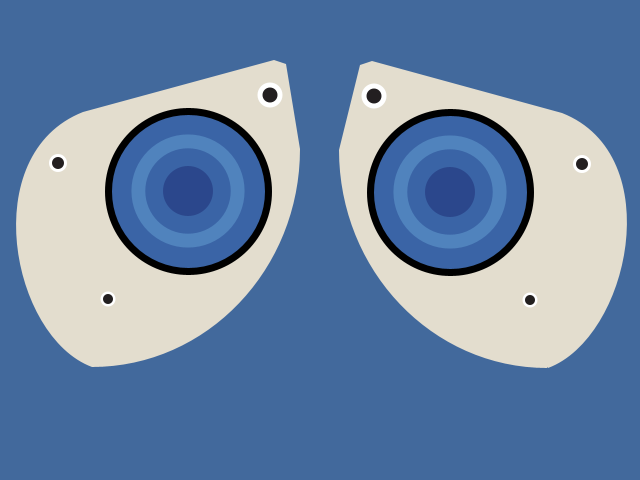
Frame 1 (no input)
Frame 60 (the mouse pressed at the canvas centre just before this capture): identical to frame 1, image omitted
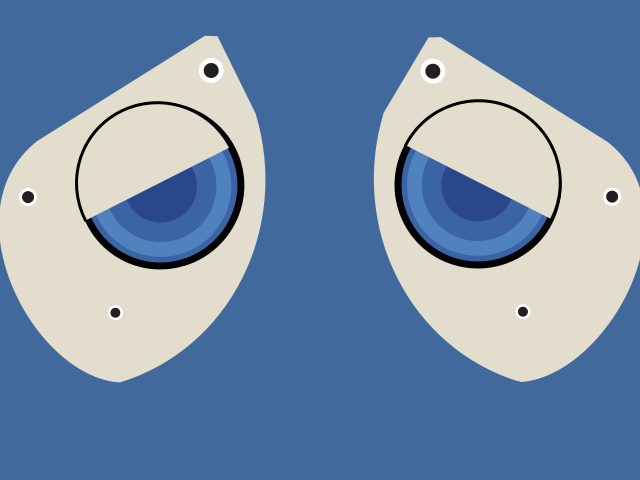
Frame 120 (the mouse held since frame 60 and released just before this capture)

The Processing sketch that drew these frames (run headless with seeded random() and noise(); from frame 60 on, the mouse is pressed at the canvas centre):

// Processing sketch: processing_7154
// ── processing_7154.pde

void setup()
{
  size(640,480);
  smooth();
}

//float clickCounter

void draw()
{
  background(66,105,156);

  //right eye shape
  pushMatrix();
  
  float angle = map(mouseY, 0, width, 0, radians(45));
  translate(487,282);
  rotate(angle);
  fill(227,221,206);
  noStroke();
  
  beginShape();
  vertex(-115,-221);
  vertex(-127,-217);
  vertex(-115,-221);
  vertex(75,-169);
  bezierVertex(182,-127, 142,56, 61,86);
  arc(60,-132, 416,436, radians(90),radians(180));
  vertex(-148,-132);
  vertex(-127,-217);
  endShape();
  
  //detail
  fill(255);
  ellipse(-113,-186, 25,25);
  fill(35,31,32);
  ellipse(-113,-186, 15,15);
  
  fill(255);
  ellipse(95,-118, 18,18);
  fill(35,31,32);
  ellipse(95,-118, 12,12);
  
  fill(255);
  ellipse(43,18, 15,15);
  fill(35,31,32);
  ellipse(43,18, 10,10);
   
    //right eye center
    stroke(0);
    strokeWeight(7);
    fill(58,100,166);
    ellipse(-37,-90, 160,160);
  
  //eye lenses
  strokeWeight(1);  
  float mx1 = constrain(mouseX, 120,100);
  float my1 = constrain(mouseY, 120,100);
  
  float ellipseX1 = dist(200,200, mx1,my1);
  float ellipseY1 = dist(200,200, mx1,my1);
  
  float ellipseX2 = dist(150,200, mx1,my1);
  float ellipseY2 = dist(150,200, mx1,my1);
  
  float ellipseX3 = dist(120,170, mx1,my1);
  float ellipseY3 = dist(120,170, mx1,my1);
  
  noStroke();
  fill(80,131,189); 
  ellipse(-37,-90, ellipseX1,ellipseY1);
  fill(58,100,166);
  ellipse(-37,-90, ellipseX2,ellipseY2);
  fill(43,71,140);
  ellipse(-37,-90, ellipseX3,ellipseY3);
   
  popMatrix(); 
  
  pushMatrix();
  stroke(0);
    strokeWeight(3);
    noFill();
    if (mousePressed)
    {
      if (mouseButton == LEFT)//WIPER
      {
        translate(451,269);
        float angleWiper = map(mouseX,0, width,0, radians(45));
        rotate(angleWiper);
        line(0,0, 0,-120);
      }
      else//SHUT
      {
        translate(487,282);
        rotate(angle);
        fill(227,221,206);
        arc(-37,-93, 163,163, radians(190),radians(370)); 
      }
    }
  popMatrix();
  
  //left eye shape
  pushMatrix();
  noStroke();
  fill(227,221,206);
  translate(158,281);
  rotate(-angle);
 
  beginShape();
  vertex(116,-221);
  vertex(128,-217);
  vertex(116,-221);
  vertex(-75,-169);
  bezierVertex(-182,-127, -147,56, -66,86);
  arc(-66,-132, 416,436, radians(0),radians(90));
  vertex(142,-132);
  vertex(128,-217);
  endShape();
  
  fill(255);
  ellipse(112,-186, 25,25);
  fill(35,31,32);
  ellipse(112,-186, 15,15);
  
  fill(255);
  ellipse(-50,18, 15,15);
  fill(35,31,32);
  ellipse(-50,18, 10,10);
  
  fill(255);
  ellipse(-100,-118, 18,18);
  fill(35,31,32);
  ellipse(-100,-118, 12,12);
    
    //left eye center
    stroke(0);
    strokeWeight(7);
    fill(58,100,166); 
    ellipse(30,-90, 160,160);
   
    
  //eye lenses
  noStroke();
  fill(80,131,189); 
  ellipse(30,-90, ellipseX1,ellipseY1);
  fill(58,100,166);
  ellipse(30,-90, ellipseX2,ellipseY2); 
  fill(43,71,140);
  ellipse(30,-90, ellipseX3,ellipseY3); 
  popMatrix();
  
    pushMatrix();
  stroke(0);
    strokeWeight(3);
    noFill();
    if (mousePressed)
    {
      if (mouseButton == LEFT)//WIPER
      {
        translate(183,269);
        float angleWiper = map(mouseX,0, width,0, radians(45));
        rotate(angleWiper);
        line(0,0, 0,-120);
      }
      else//SHUT
      {
        translate(158,281);
        rotate(-angle);
        fill(227,221,206);
        arc(28,-93, 163,163, radians(170),radians(350));
      }
    }
  popMatrix();

}
